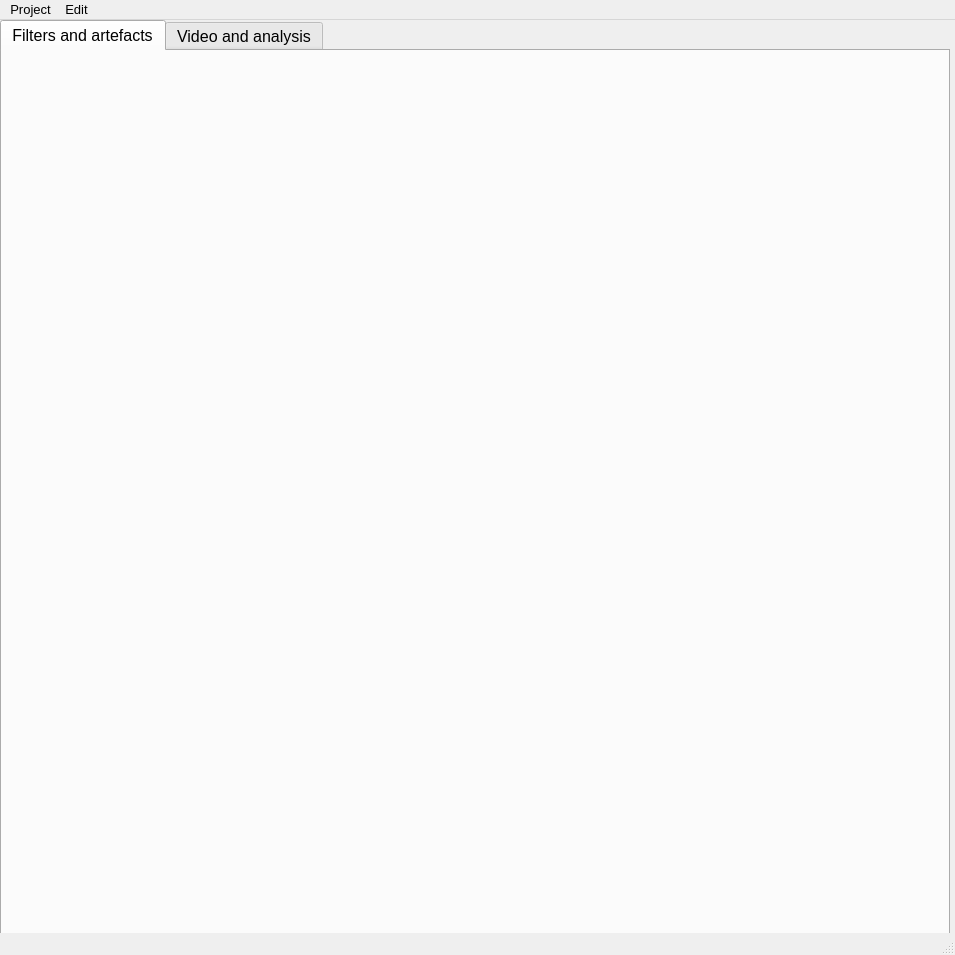
<?xml version="1.0" encoding="UTF-8"?>
<ui version="4.0">
 <class>MainWindow</class>
 <widget class="QMainWindow" name="MainWindow">
  <property name="geometry">
   <rect>
    <x>0</x>
    <y>0</y>
    <width>955</width>
    <height>955</height>
   </rect>
  </property>
  <property name="windowTitle">
   <string>MainWindow</string>
  </property>
  <widget class="QWidget" name="centralwidget">
   <widget class="QTabWidget" name="tab_tabs">
    <property name="geometry">
     <rect>
      <x>0</x>
      <y>0</y>
      <width>950</width>
      <height>920</height>
     </rect>
    </property>
    <property name="minimumSize">
     <size>
      <width>950</width>
      <height>920</height>
     </size>
    </property>
    <property name="maximumSize">
     <size>
      <width>950</width>
      <height>920</height>
     </size>
    </property>
    <property name="font">
     <font>
      <pointsize>12</pointsize>
     </font>
    </property>
    <property name="currentIndex">
     <number>0</number>
    </property>
    <widget class="QWidget" name="Filtersandartefacts">
     <attribute name="title">
      <string>Filters and artefacts</string>
     </attribute>
     <widget class="QWidget" name="filterTab" native="true">
      <property name="geometry">
       <rect>
        <x>0</x>
        <y>0</y>
        <width>951</width>
        <height>881</height>
       </rect>
      </property>
     </widget>
    </widget>
    <widget class="QWidget" name="videoandanalysis">
     <attribute name="title">
      <string>Video and analysis</string>
     </attribute>
     <widget class="QWidget" name="analysisTab" native="true">
      <property name="geometry">
       <rect>
        <x>0</x>
        <y>0</y>
        <width>951</width>
        <height>881</height>
       </rect>
      </property>
     </widget>
    </widget>
   </widget>
  </widget>
  <widget class="QMenuBar" name="menubar">
   <property name="geometry">
    <rect>
     <x>0</x>
     <y>0</y>
     <width>955</width>
     <height>24</height>
    </rect>
   </property>
   <property name="font">
    <font>
     <pointsize>10</pointsize>
    </font>
   </property>
   <widget class="QMenu" name="menuProject">
    <property name="title">
     <string>Project</string>
    </property>
    <addaction name="actionSave"/>
    <addaction name="actionSaveAs"/>
    <addaction name="actionLoad"/>
    <addaction name="actionNew"/>
   </widget>
   <widget class="QMenu" name="menuEdit">
    <property name="title">
     <string>Edit</string>
    </property>
    <addaction name="actionUndo"/>
    <addaction name="actionRedo"/>
   </widget>
   <addaction name="menuProject"/>
   <addaction name="menuEdit"/>
  </widget>
  <widget class="QStatusBar" name="statusbar"/>
  <action name="actionSave">
   <property name="text">
    <string>Save</string>
   </property>
  </action>
  <action name="actionSaveAs">
   <property name="text">
    <string>SaveAs</string>
   </property>
  </action>
  <action name="actionLoad">
   <property name="text">
    <string>Load</string>
   </property>
  </action>
  <action name="actionNew">
   <property name="text">
    <string>New</string>
   </property>
  </action>
  <action name="actionUndo">
   <property name="text">
    <string>Undo</string>
   </property>
  </action>
  <action name="actionRedo">
   <property name="text">
    <string>Redo</string>
   </property>
  </action>
 </widget>
 <resources/>
 <connections/>
</ui>
